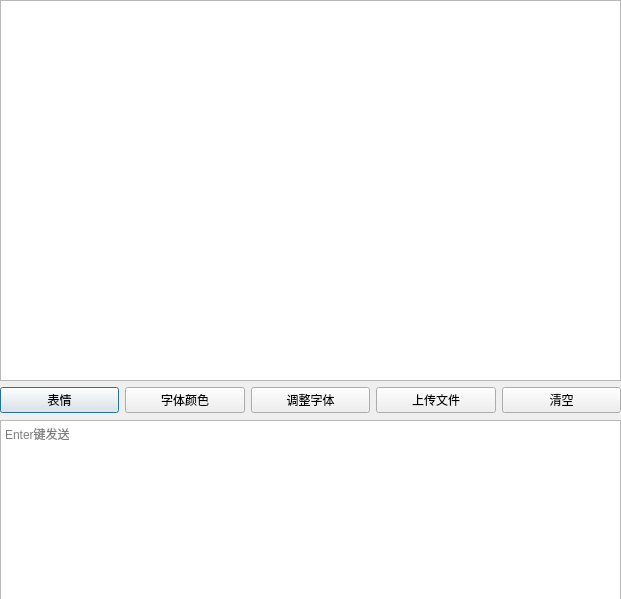
<?xml version="1.0" encoding="UTF-8"?>
<ui version="4.0">
 <class>ChatBox</class>
 <widget class="QDialog" name="ChatBox">
  <property name="geometry">
   <rect>
    <x>0</x>
    <y>0</y>
    <width>621</width>
    <height>599</height>
   </rect>
  </property>
  <property name="windowTitle">
   <string>Dialog</string>
  </property>
  <widget class="QTextEdit" name="input">
   <property name="geometry">
    <rect>
     <x>0</x>
     <y>420</y>
     <width>621</width>
     <height>181</height>
    </rect>
   </property>
   <property name="placeholderText">
    <string>Enter键发送</string>
   </property>
  </widget>
  <widget class="QWidget" name="horizontalLayoutWidget">
   <property name="geometry">
    <rect>
     <x>0</x>
     <y>380</y>
     <width>621</width>
     <height>41</height>
    </rect>
   </property>
   <layout class="QHBoxLayout" name="horizontalLayout">
    <item>
     <widget class="QPushButton" name="emoji">
      <property name="text">
       <string>表情</string>
      </property>
     </widget>
    </item>
    <item>
     <widget class="QPushButton" name="modify_color">
      <property name="text">
       <string>字体颜色</string>
      </property>
     </widget>
    </item>
    <item>
     <widget class="QPushButton" name="modify_font">
      <property name="text">
       <string>调整字体</string>
      </property>
     </widget>
    </item>
    <item>
     <widget class="QPushButton" name="upload_file">
      <property name="text">
       <string>上传文件</string>
      </property>
     </widget>
    </item>
    <item>
     <widget class="QPushButton" name="clear">
      <property name="text">
       <string>清空</string>
      </property>
     </widget>
    </item>
   </layout>
  </widget>
  <widget class="QTextBrowser" name="view">
   <property name="geometry">
    <rect>
     <x>0</x>
     <y>0</y>
     <width>621</width>
     <height>381</height>
    </rect>
   </property>
  </widget>
 </widget>
 <resources/>
 <connections/>
</ui>
